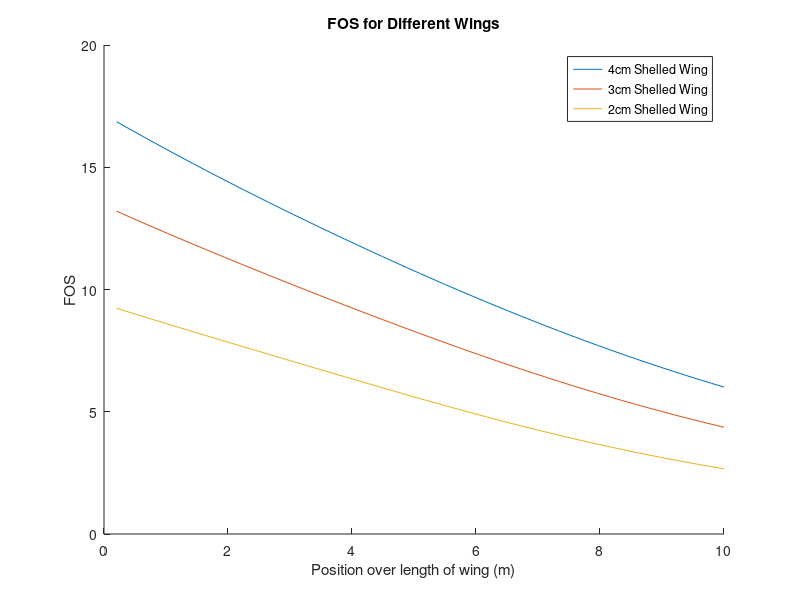

Recreate this plot in MATLAB.
% MechSolids Airfoil Project
% Lindsey Andrade, Ambika Goel, Caleb Kissel

function airfoil()
close all
% c = 1; %cord length meters

% Constants 
rho =  1.225; % density of air kg/m3
V = 245; % airspeed m/s
%A = 20.4124; % cross section of the wing (for lift)
G = 24e9; %N/m^2 
%J = 0.0046;
%L = 10; % length of wing (m)
%Izz =  0.0046;
E = 68.9e9; 

alpha_initial = 0.1; %initial angle of attack in radians

% % solid wing
% [X1, T1, Phi1, PhiTotal1, LiftForce1, disp1, FOS1] = calculation(20.4124, 0.0046, 0.0046, 0, 10, 1, 0.4679);
% 
% % 2cm shelled hollow wing
% [X2, T2, Phi2, PhiTotal2, LiftForce2, disp2, FOS2] = calculation(20.4124, 0.0028, 0.0028, 0, 10, 1, 0.4679); 
% 
% % 1cm shelled hollow wing
% [X3, T3, Phi3, PhiTotal3, LiftForce3, disp3, FOS3] = calculation(20.4123, 0.0016, 0.0016, 0, 10, 1, 0.4679);
% 
% % 6cm shelled 3m cord
% [X4, T4, Phi4, PhiTotal4, LiftForce4, disp4, FOS4] = calculation(61.2347, 0.2275, 0.2275, 0, 10, 3, 1.4598);
% 
% % 3m cord, solid wing
% [X5, T5, Phi5, PhiTotal5, LiftForce5, disp5, FOS5] = calculation(61.2347, 0.3731, 0.3731, 0, 10, 3, 1.4598);
% 
% % 5cm shelled 3m cord
% [X6, T6, Phi6, PhiTotal6, LiftForce6, disp6, FOS6] = calculation(61.2347, 0.1987,  0.1987, 0, 10, 3, 1.4598);

% 4cm shelled 3m cord
[X7, T7, Phi7, PhiTotal7, LiftForce7, disp7, FOS7] = calculation(61.2347, 0.1665,  0.1665, 0.1634, 10, 3, 1.4598);

% 3cm shelled 3m cord
[X8, T8, Phi8, PhiTotal8, LiftForce8, disp8, FOS8] = calculation(61.2347, 0.1304,  0.1304, 0.1279, 10, 3, 1.4598);

% 2cm shelled 3m cord
[X9, T9, Phi9, PhiTotal9, LiftForce9, disp9, FOS9] = calculation(61.2347, 0.0912,  0.0912, 0.0894, 10, 3, 1.4598);

% figure
% hold all
% plot(X1, disp1)
% plot(X2, disp2)
% plot(X3, disp3)
% title('Displacement from Bending of Wings')
% legend('Solid Wing', '2cm Shelled Wing', '1cm Shelled Wing', 'Location', 'Best')
% xlabel('Position over length of wing (m)')
% ylabel('Linear Displacement of the Wing (m)')
% 
% figure
% hold all
% plot(X1, PhiTotal1*180/pi)
% plot(X2, PhiTotal2*180/pi)
% plot(X3, PhiTotal3*180/pi)
% title('Twist of Wings, 1m Cord Length') 
% legend('Solid Wing','2cm Shelled Wing','1cm Shelled Wing', 'Location', 'Best')
% xlabel('Position over length of wing (m)')
% ylabel('Angular Displacement of the Wing (degrees)')
% 
% figure 
% hold all
% plot(X5, PhiTotal5*180/pi)
% plot(X4, PhiTotal4*180/pi)
% plot(X6, PhiTotal6*180/pi)
% plot(X7, PhiTotal7*180/pi)
% plot(X8, PhiTotal8*180/pi)
% plot(X9, PhiTotal9*180/pi)
% title('Twist of Wings, 3m Cord Length') 
% legend( 'Solid Wing', '6cm Shelled Wing','5cm Shelled Wing', '4cm Shelled Wing', '3cm Shelled Wing', '2cm Shelled Wing', 'Location', 'Best')
% xlabel('Position over length of wing (m)')
% ylabel('Angular Displacement of the Wing (degrees)')

figure
hold all
plot(X7, FOS7)
plot(X8, FOS8)
plot(X9, FOS9)
title('FOS for Different Wings')
legend('4cm Shelled Wing', '3cm Shelled Wing', '2cm Shelled Wing')
xlabel('Position over length of wing (m)')
ylabel('FOS')



    function [X, T, Phi, PhiTotal, LiftForce, disp, FOS] = calculation(A, J, Izz, Ixx, L, cord, centroid)

            LiftConst = (1/2 * rho * V^2 * A); %lift bullshit Lift = 2pi(1/2 * rho * V^2 * A); 
            f = 2*pi; % lift fudge factor
            C = LiftConst * f; %coefficient of lift
            
            d = abs(centroid - cord/4);

            X = linspace(0, L, 50);
            T = zeros(1, length(X));
            Phi = zeros(1, length(X));

            for i = 1 : length(X)
            T(i) = d * C * alpha_initial * exp((d*C*X(i))/(J*G)); 
            Phi(i) = alpha_initial * (exp(d*C*X(i)/(J*G)) - 1); 
            end

            PhiTotal = cumsum(Phi); 
            AngleOfAttack = alpha_initial*ones(1, length(PhiTotal)) + PhiTotal; 

            LiftForce = C * AngleOfAttack;

            % Find bending displacement 
            disp = zeros(1, length(X)); 

            for i = 1 : length(X)
                x = X(i); 
                P = LiftForce(i); 
                disp(i) = P*x^2 / (6*E*Izz) * (3*L - x); 
            end
            
            % Find shear strain over wing due to twisting
            ShearStrain = zeros(1, length(X)); 
            
            for i = 1 : length(X)
                ShearStrain(i) = calculateStrain(cord, centroid, Phi(i), X(i));
            end
         
            % Find shear stress over wing due to twisting
            ShearStress = zeros(1, length(X)); 
            
            for i = 1 : length(X)
                ShearStress(i) = ShearStrain(i) * G;
            end
                ShearStress(1) = 0; 
            
            % Find normal stress due to bending
            y = 0.1795; 
            Sigma = zeros(1, length(X));
            for i = 1 : length(X)
                Mx = LiftForce(i) * X(i);
                Sigma(i) = Mx*y/Ixx;
                % Add up shear stresses to the things
                ShearStress(i) = ShearStress(i) + Sigma(i)/2; 
            end
            
            % Find normal stresses/VonMises/FOS
            VonMises = zeros(1, length(X));
            FOS = zeros(1, length(X));
            for i = 1 : length(X)
                Mat = [Sigma(i), ShearStress(i); ShearStress(i), 0];
                [Vectors, Values] = eig(Mat); 
                sigma1 = Values(1,1); 
                sigma2 = Values(2,2);
                VonMises(i) = sqrt(sigma1^2 + sigma2^2 - sigma1*sigma2); 
                
                yield = 276e6; 
                FOS(i) = yield/VonMises(i); 
            end
    end

    function ShearStrain = calculateStrain(cord, centroid, Phi, L)
           %twisting shearstrain
        x = cord-centroid; 
        
        if x > centroid
            c = x; 
        else
            c = centroid; 
        end
        
        ShearStrain = c*Phi/L; 
    end

    
% plot(X, T)
% title('Torque acting on wing')
% 
% figure
% plot(X, Phi)
% title('Ammount of deflection long wing')
% 
% figure
% plot(X, PhiTotal)
% title('Total Angluar Displacement')
% 
% figure
% plot(X, LiftForce)
% title('Lift Force Over Wing')
% 
% figure
% plot(X, disp)
% title('Bending Displacement')
end





